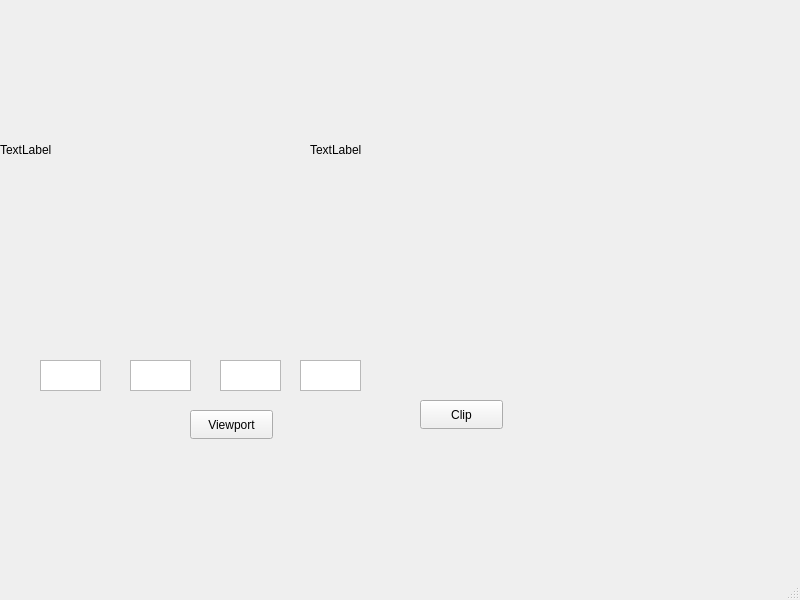
<?xml version="1.0" encoding="UTF-8"?>
<ui version="4.0">
 <class>MainWindow</class>
 <widget class="QMainWindow" name="MainWindow">
  <property name="geometry">
   <rect>
    <x>0</x>
    <y>0</y>
    <width>800</width>
    <height>600</height>
   </rect>
  </property>
  <property name="windowTitle">
   <string>MainWindow</string>
  </property>
  <widget class="QWidget" name="centralwidget">
   <widget class="QLabel" name="label">
    <property name="geometry">
     <rect>
      <x>0</x>
      <y>0</y>
      <width>300</width>
      <height>300</height>
     </rect>
    </property>
    <property name="text">
     <string>TextLabel</string>
    </property>
   </widget>
   <widget class="QPushButton" name="pushButton">
    <property name="geometry">
     <rect>
      <x>190</x>
      <y>410</y>
      <width>83</width>
      <height>29</height>
     </rect>
    </property>
    <property name="text">
     <string>Viewport</string>
    </property>
   </widget>
   <widget class="QLabel" name="label_2">
    <property name="geometry">
     <rect>
      <x>310</x>
      <y>0</y>
      <width>300</width>
      <height>300</height>
     </rect>
    </property>
    <property name="text">
     <string>TextLabel</string>
    </property>
   </widget>
   <widget class="QTextEdit" name="textEdit">
    <property name="geometry">
     <rect>
      <x>40</x>
      <y>360</y>
      <width>61</width>
      <height>31</height>
     </rect>
    </property>
   </widget>
   <widget class="QTextEdit" name="textEdit_2">
    <property name="geometry">
     <rect>
      <x>130</x>
      <y>360</y>
      <width>61</width>
      <height>31</height>
     </rect>
    </property>
   </widget>
   <widget class="QTextEdit" name="textEdit_3">
    <property name="geometry">
     <rect>
      <x>220</x>
      <y>360</y>
      <width>61</width>
      <height>31</height>
     </rect>
    </property>
   </widget>
   <widget class="QTextEdit" name="textEdit_4">
    <property name="geometry">
     <rect>
      <x>300</x>
      <y>360</y>
      <width>61</width>
      <height>31</height>
     </rect>
    </property>
   </widget>
   <widget class="QPushButton" name="pushButton_2">
    <property name="geometry">
     <rect>
      <x>420</x>
      <y>400</y>
      <width>83</width>
      <height>29</height>
     </rect>
    </property>
    <property name="text">
     <string>Clip</string>
    </property>
   </widget>
  </widget>
  <widget class="QStatusBar" name="statusbar"/>
 </widget>
 <resources/>
 <connections/>
</ui>
